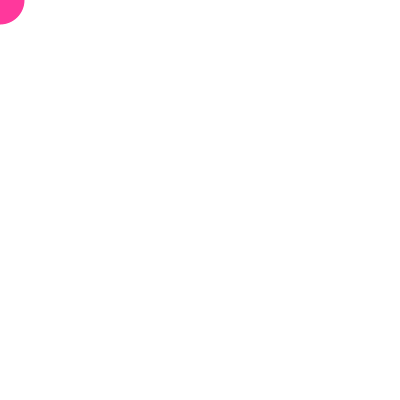
Frame 1 (no input)
Frame 60 (the mouse pressed at the canvas centre just before this capture): identical to frame 1, image omitted
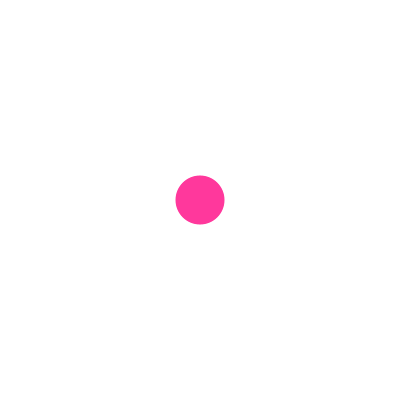
Frame 120 (the mouse held since frame 60 and released just before this capture)

The Processing sketch that drew these frames (run headless with seeded random() and noise(); from frame 60 on, the mouse is pressed at the canvas centre):

// Processing sketch: SmokeTrail
// ── SmokeTrail.pde
int[] xpos = new int[50];
int[] ypos = new int[50];
void setup()
{
  size(400,400);
  smooth();
  
  for(int i = 0; i < xpos.length; i++)
  {
    xpos[i] = 0;
    ypos[i] = 0;
  }
 }

void draw()
{
  background(255);
  
  for(int i = 0; i <xpos.length-1; i++)
  {
    xpos[i] = xpos[i+1];
    ypos[i] = ypos[i+1];
  }
  
 xpos[xpos.length-1] = mouseX;
 ypos[ypos.length-1] = mouseY;
 
 for(int i = 0; i<xpos.length; i++)
 {
   noStroke();
   fill(255-1+5, 100-i+5,200-i+5);
   ellipse(xpos[i],ypos[i],i,i);
 }
 }
    
